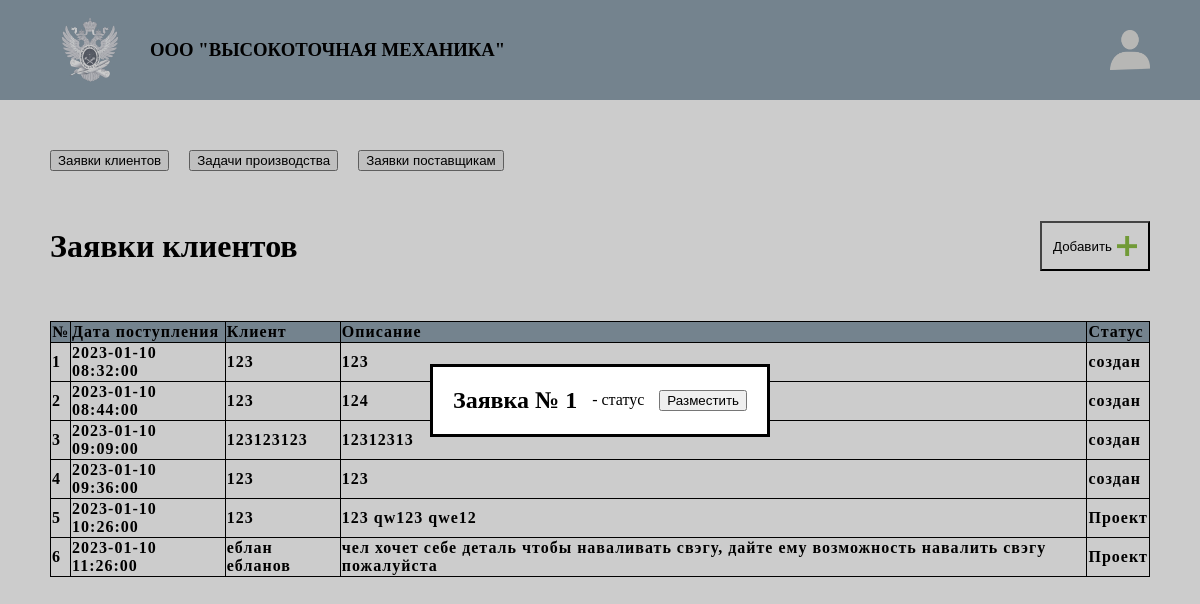
The page / on the database its author committed.
### tables this page shows
CREATE TABLE tasks(id int PRIMARY KEY, creation_date timestamp, status text, last_reassignment timestamp, agreed_production int, agreed_economy int, client_name text, client_phone text, client_email text, description text, short_description text, current_worker varchar(250), creator varchar(250), FOREIGN KEY ("current_worker") REFERENCES users(email), FOREIGN KEY ("creator") REFERENCES users(email));

### web/app.py (the view)
@app.route("/")
def main_page():
    table = db.get_tasks()
    return render_template('main.html', table=table, l=len(table['id']))

### web/app.py (called while the page is built)
@app.template_filter('ctime')
def timectime(s):
    return dt.fromtimestamp(s).replace(second=0, microsecond=0)

### web/static/scripts/db_actions.py (called while the page is built)
def get_tasks():
    out = {}
    con = sqlite3.connect(db_path)
    con.row_factory = sqlite3.Row
    cur = con.cursor()
    table = cur.execute(f'SELECT * FROM tasks').fetchall()
    con.close()
    keys = table[0].keys()
    for i in range(len(table)):
        for x in range(len(keys)):
            try:
                out[keys[x]].append(table[i][keys[x]])
            except:
                out[keys[x]] = [table[i][keys[x]]]
    return out

### web/templates/main.html (shortened to what this page needs)
<!DOCTYPE html>
<html>
<head>
	<link rel="stylesheet" href="static/css/main.css">
</head>
<body>
	<header>
		<div class="logo">
			<img src="static/icons/logo.png">
			<h3>ООО "ВЫСОКОТОЧНАЯ МЕХАНИКА"</h3>
		</div>
		<img class="profile" src="static/icons/profile.png">
	</header>
	<main>
		<div class="buttons">
			<button>Заявки клиентов</button>
			<button>Задачи производства</button>
			<button>Заявки поставщикам</button>
		</div>
		<div class="requests">
			<h1>Заявки клиентов</h1>
			<button id="open_new_request">Добавить<img src="static/icons/plus.png"></button>
		</div>
		<table>
			<thead>
				<tr>
					<th>№</th>
					<th>Дата поступления</th>
					<th>Клиент</th>
					<th>Описание</th>
					<th>Статус</th>
				</tr>
			</thead>
			<tbody>
				{% for x in range(l) %}
				<tr class="table_row" id="{{x + 1}}">
					<th>{{table['id'][x]}}</th>
					<th>{{table['creation_date'][x] | ctime}}</th>
					<th>{{table['client_name'][x]}}</th>
					<th>{{table['short_description'][x]}}</th>
					<th>{{table['status'][x]}}</th>
				</tr>
				{% endfor %}
			</tbody>
		</table>
	</main>
	<div class="task_editing_wrapper">
		<div class="task_editing">
			<div class="header_wrapper">
				<div class="header">
					<h2>Заявка № 1</h2>
					<p> - статус</p>
				</div>
				<button>Разместить</button>
			</div>
		</div>
	</div>
</body>
</html>

### web/static/css/main.css (style rules this page uses)
:root { --primary: #91a3b1; }
* { margin: 0px; }
body { position: relative; }
header { padding: 10px 50px 10px 50px; margin-bottom: 50px; display: flex; align-items: center; justify-content: space-between; background-color: var(--primary); }
button { cursor: pointer; }
.logo { display: flex; align-items: center; gap: 20px; }
.logo img { height: 80px; }
.profile { height: 40px; }
main { margin: 10px 50px 10px 50px; display: flex; flex-direction: column; gap: 50px; }
.buttons { display: flex; align-items: center; gap: 20px; }
.requests { display: flex; align-items: center; justify-content: space-between; }
.requests button { display: flex; flex-direction: row; align-items: center; justify-content: space-evenly; height: 50px; width: 10%; background-color: #FFF; }
button img { height: 20px; }
table { border-collapse: collapse; letter-spacing: 1px; }
thead { background-color: var(--primary); }
td, th { border: 1px solid ; }
th { text-align: left; }
tbody tr { cursor: pointer; }
.task_editing_wrapper { top: 0; left: 0; bottom: 0; right: 0; position: absolute; width: 100vw; height: 100vh; display: flex; align-items: center; justify-content: center; background-color: rgba(0, 0, 0, 0.2); }
.task_editing { display: flex; flex-direction: column; align-items: flex-start; gap: 20px; background-color: white; padding: 20px; border: 3px solid; }
.task_editing div { display: flex; flex-direction: row; align-items: center; gap: 15px; }
.task_editing .header_wrapper { display: flex; }

### rows shown on the page
tasks: creation_date "2023-01-10 08:32:00", client_name "123", short_description "123", status "создан"
tasks: creation_date "2023-01-10 08:44:00", client_name "123", short_description "124", status "создан"
tasks: creation_date "2023-01-10 09:09:00", client_name "123123123", short_description "12312313", status "создан"
tasks: creation_date "2023-01-10 09:36:00", client_name "123", short_description "123", status "создан"
tasks: creation_date "2023-01-10 10:26:00", client_name "123", short_description "123 qw123 qwe12", status "Проект"
tasks: creation_date "2023-01-10 11:26:00", client_name "еблан ебланов", short_description "чел хочет себе деталь чтобы наваливать свэгу, дайте ему возможность навалить свэгу пожалуйста", status "Проект"

### other values the page prints
{{ table['id'][x] }} "1" "2" "3" "4" "5" "6"
